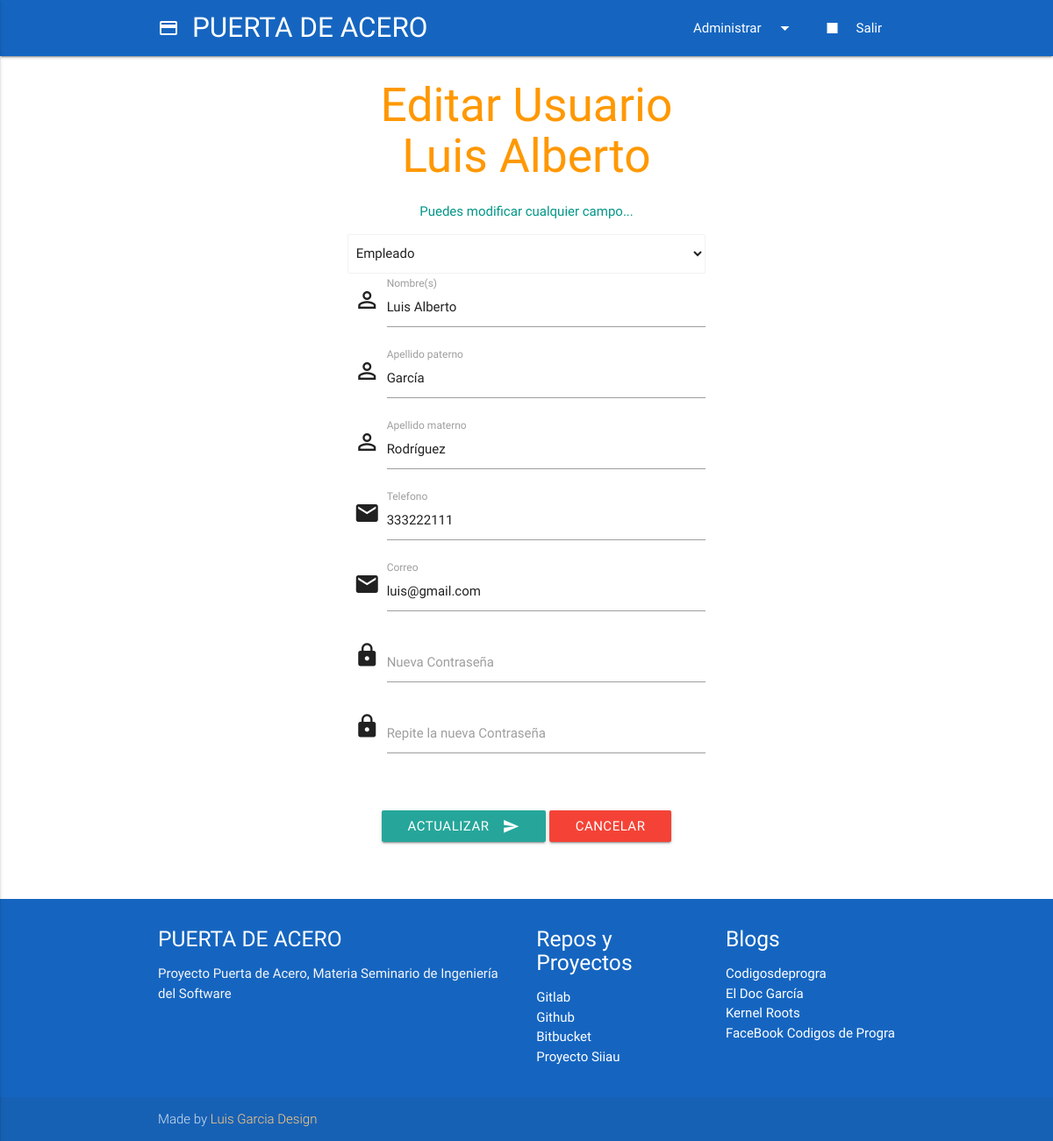
Screenshot of /usuario_editar?id=1 (signed in) with the database file from the repository.
### tables this page shows
CREATE TABLE `usuarios` (
  `id` int(11) NOT NULL,
  `nombres` varchar(45) NOT NULL,
  `ape_paterno` varchar(45) NOT NULL,
  `ape_materno` varchar(45) NOT NULL,
  `telefono` varchar(45) NOT NULL,
  `correo` varchar(45) NOT NULL,
  `contrasena` varchar(255) NOT NULL,
  `tipo` varchar(45) NOT NULL
);

### usuario_editar.php (the view, shortened to what this page needs)
<?php
include('config/conexion.php');
include ('include/header.php');
$query = "SELECT * FROM usuarios WHERE id =" . $_GET['id'] . "";
$resultado = mysqli_query($enlace, $query);
$usuario = $resultado->fetch_object();
?>
    <div class="container">
	    <div class="row">
        <?php if(isset($_SESSION['usuario'])) {
					if($_SESSION['tipo'] === "Administrador") { ?>
			<div class="col s3">
			</div>
			<div class="col 16 s6 center">
				<h2 class="header orange-text">Editar Usuario <?php if(isset($usuario->nombres)) echo $usuario->nombres; ?></h2>
				<p class="teal-text">Puedes modificar cualquier campo...</p>
				<form action="" method="POST">
					<select class="browser-default" id="Tipo" name="Tipo">
						<option selected>Empleado</option>
					</select>
					<div class="input-field">
					  <i class="material-icons prefix">perm_identity</i>
					  <input type="text" name="Nombres" id="Nombres" class="validate" value="<?php if(isset($usuario->nombres)) echo $usuario->nombres; ?>" required>
					  <label for="Nombres" data-error="Error" data-success="Correcto">Nombre(s)</label>
					</div>
					<div class="input-field">
					  <i class="material-icons prefix">perm_identity</i>
					  <input type="text" name="Ape_pat" id="Ape_pat" class="validate" value="<?php if(isset($usuario->ape_paterno)) echo $usuario->ape_paterno; ?>" required>
					  <label for="Ape_pat" data-error="Error" data-success="Correcto">Apellido paterno</label>
					</div>
					<div class="input-field">
					  <i class="material-icons prefix">perm_identity</i>
					  <input type="text" name="Ape_mat" id="Ape_mat" class="validate" value="<?php if(isset($usuario->ape_materno)) echo $usuario->ape_materno; ?>" required>
					  <label for="Ape_mat" data-error="Error" data-success="Correcto">Apellido materno</label>
					</div>
					<div class="input-field">
					  <i class="material-icons prefix">email</i>
					  <input type="text" name="Telefono" id="Telefono" class="validate" value="<?php if(isset($usuario->telefono)) echo $usuario->telefono; ?>" required>
					  <label for="Telefono" data-error="Error" data-success="Correcto">Telefono</label>
					</div>
					<div class="input-field">
					  <i class="material-icons prefix">email</i>
					  <input type="text" name="Correo" id="Correo" class="validate" value="<?php if(isset($usuario->correo)) echo $usuario->correo; ?>" required>
					  <label for="Correo" data-error="Error" data-success="Correcto">Correo</label>
					</div>
					<div class="input-field">
					  <i class="material-icons prefix">https</i>
					  <input type="password" name="Contrasena" id="Contrasena" class="validate" required>
					  <label for="Contrasena">Nueva Contraseña</label>
					</div>
					<div class="input-field">
					  <i class="material-icons prefix">https</i>
					  <input type="password" name="Contrasena2" id="Contrasena2" class="validate" required>
					  <label for="Contrasena2">Repite la nueva Contraseña</label>
					</div>
					<br>
					<br>
					<button class="btn waves-effect waves-light" type="submit">Actualizar
						<i class="material-icons right">send</i>
					</button>
					<a href="ver_usuarios" class="btn waves-effect waves-light red" role="button">Cancelar</a>
					<br>
				</form>
			</div>
			<div class="col s3">
			</div>
		<?php 	}else{
					echo '<div class="card red center">
							<div class="card-content white-text">
		    					<p>ERROR NO tienes los permisos necesarios...</p>
		  					</div>
						</div>';
				}
		}else{
			echo '<div class="card red lighten-5 center">
					<div class="card-content red-text">
    					<p>ERROR...</p>
  					</div>
				</div>';
		} ?>
      </div>
    </div>
<?php include('include/footer.php') ?>

### rows the page displays
usuarios: nombres "Luis Alberto", Nombres "Luis Alberto", Ape_pat "García", Ape_mat "Rodríguez", Telefono "333222111", Correo "luis@gmail.com"
